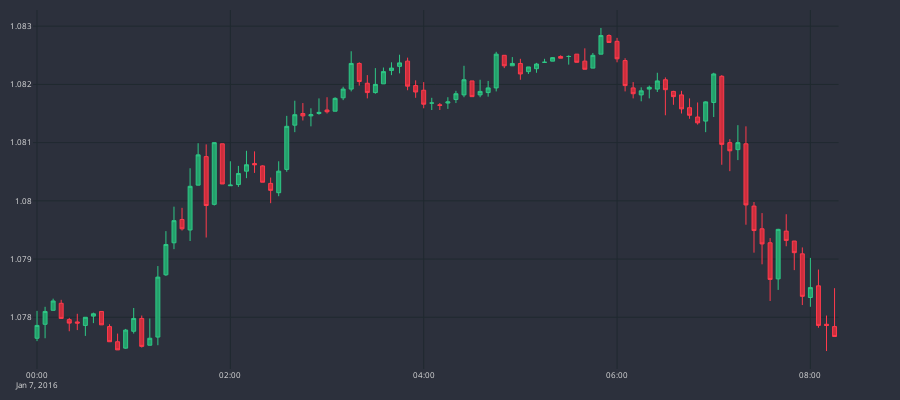
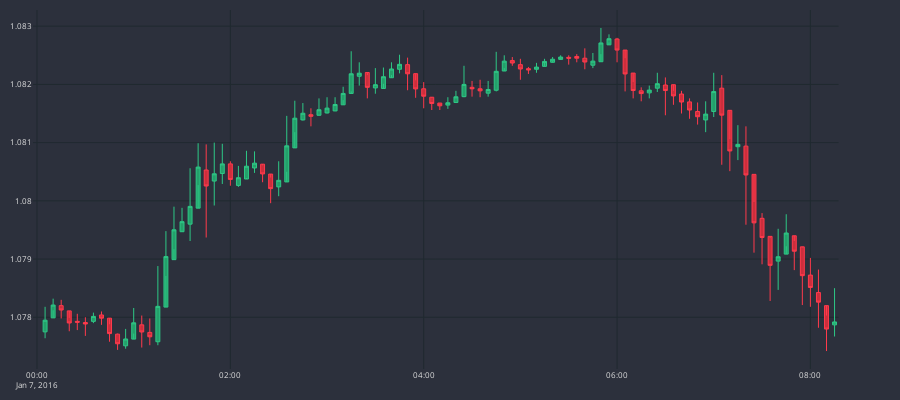

The code cell stored with these charts, in order, in its notebook:
### Code cell
cp = CandlePlot(plot_df, candles=True)
cp.show_plot()
cp = CandlePlot(plot_df, heiken_ashi=True)
cp.show_plot()
